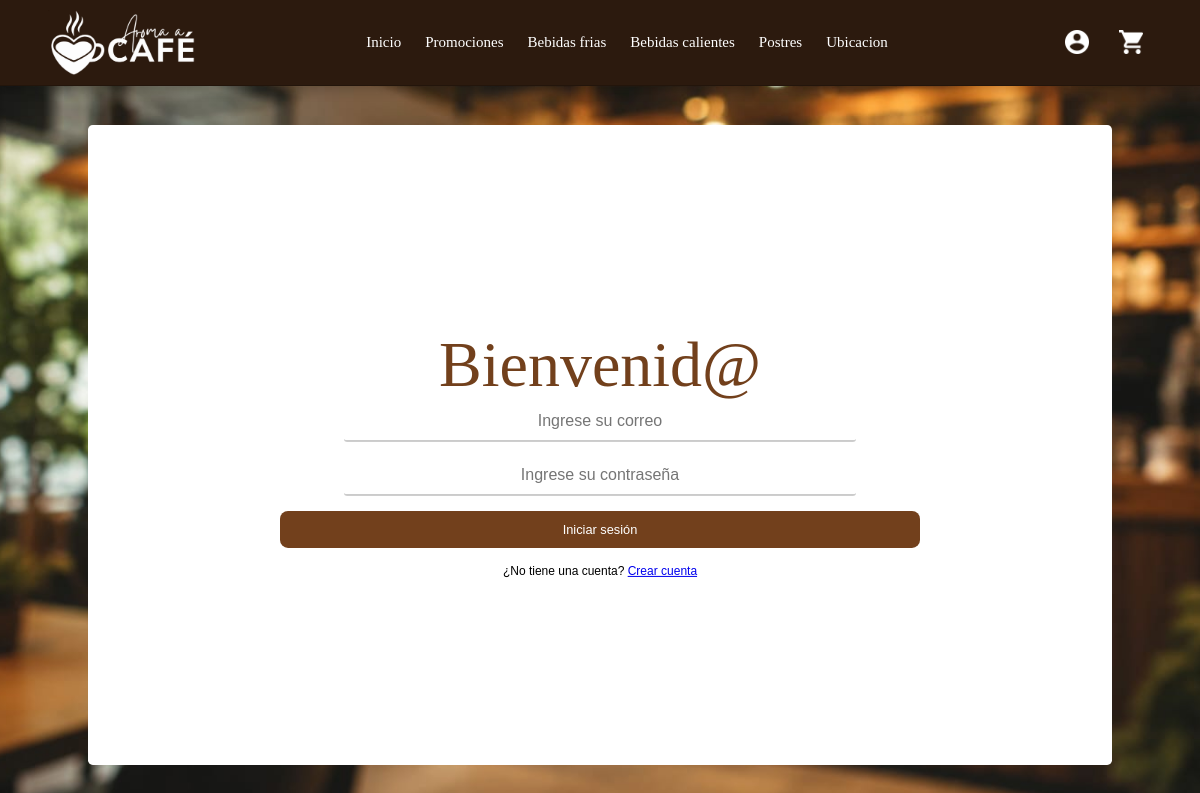
The page /login.php on the database its author committed.
### tables this page shows
CREATE TABLE `categorias` (
  `id_categoria` int(11) NOT NULL,
  `nombre` varchar(30) NOT NULL,
  `descripcion` varchar(100) DEFAULT NULL
);

### includes/header-menu.php (the view, shortened to what this page needs)
<?php
require_once __DIR__ . '/../config/conexion.php';
try {
    $stmtCategoriasMenu = $conexion->query(
        "SELECT id_categoria, nombre FROM categorias ORDER BY id_categoria ASC"
    );
    $categoriasMenu = $stmtCategoriasMenu ? $stmtCategoriasMenu->fetchAll(PDO::FETCH_ASSOC) : [];
} catch (PDOException $e) {
    $categoriasMenu = [];
}
?>
<header id="main-header" class="site-header">
    <div class="header-container">
        <a href="index.php#inicio" class="header-brand">
            <img
                src="img/Logo/logotipo.jpeg"
                alt="logotipo de Aroma a Café"
                class="header-isotipo"
            >
        </a>
        <nav class="header-navbar" id="header-navbar" aria-label="Menú principal">
            <ul class="header-menu" id="header-menu">
                <li><a href="index.php#inicio">Inicio</a></li>
                <li><a href="index.php#promociones">Promociones</a></li>
                <?php foreach ($categoriasMenu as $categoriaMenu): ?>
                    <li>
                        <a href="index.php#categoria-<?= (int) $categoriaMenu['id_categoria'] ?>">
                            <?= htmlspecialchars($categoriaMenu['nombre'], ENT_QUOTES, 'UTF-8') ?>
                        </a>
                    </li>
                <?php endforeach; ?>
                <li><a href="index.php#nosotros">Ubicacion</a></li>
            </ul>
        </nav>
        <div class="header-actions">
            <?php if (isset($_SESSION['id_usuario'])): ?>
                <span class="nombre-usuario" style="margin-right: 15px; font-weight: 600; color: white;">
                    Hola, <?php echo htmlspecialchars($_SESSION['nombre'], ENT_QUOTES, 'UTF-8'); ?>
                </span>
                <a href="logout.php" class="header-icon-btn" style="text-decoration: none; color: #f18aa2; font-weight: bold; margin-right: 15px;" aria-label="Cerrar sesión">
                    Cerrar sesión
                </a>
            <?php else: ?>
                <button type="button" class="header-icon-btn" id="boton-login" aria-label="Iniciar sesión">
                    <img src="img/iconos/icon-usuario.png" alt="Iniciar sesión">
                </button>
            <?php endif; ?>
            <button type="button" class="header-icon-btn" id="boton-carrito" aria-label="Ver carrito">
                <img src="img/iconos/icon-carrito.png" alt="Ver carrito">
            </button>
        </div>
    </div>
</header>

### css/header-menu.css (style rules this page uses)
.site-header { position: fixed; top: 0; left: 0; width: 100%; z-index: 2000; background-color: #2C1A0E; border-bottom: 1px solid rgba(0, 0, 0, 0.2); box-shadow: 0 3px 12px rgba(0, 0, 0, 0.2); transition: top 0.4s ease; }
.header-container { width: min(1200px, 92%); min-height: 75px; margin: 0 auto; padding: 10px 0; display: flex; align-items: center; justify-content: space-between; gap: 25px; box-sizing: border-box; }
.header-brand { display: flex; align-items: center; flex-shrink: 0; color: #ffffff; text-decoration: none; }
.header-isotipo { width: 150px; height: auto; object-fit: contain; display: block; }
.header-navbar { flex: 1; }
.header-menu { margin: 0; padding: 0; display: flex; align-items: center; justify-content: center; gap: 24px; list-style: none; }
.header-menu li { margin: 0; padding: 0; }
.header-menu a { position: relative; color: #ffffff; font-family: "Roboto Slab", serif; font-size: 15px; font-weight: 400; text-decoration: none; white-space: nowrap; transition: color 0.3s ease; }
.header-menu a::after { content: ""; position: absolute; left: 0; bottom: -6px; width: 0; height: 2px; background-color: #c87444; transition: width 0.3s ease; }
.header-actions { display: flex; align-items: center; gap: 12px; flex-shrink: 0; }
.header-icon-btn { width: 42px; height: 42px; padding: 8px; display: flex; align-items: center; justify-content: center; background-color: transparent; border: none; border-radius: 50%; cursor: pointer; transition: background-color 0.3s ease, transform 0.2s ease; }
.header-icon-btn img { width: 24px; height: 24px; object-fit: contain; }

### css/login.css (style rules this page uses)
* { font-family: "Arial"; margin: 0; padding: 0; text-align: center; }
:root { --bg-color:#D3D1DF; --bg-form-color:#FFFFFF; --bg-banner-color:#F4F5F9; --border-input-color: #CBCBCB; --primary-color: #72401c; }
body { width: 100%; min-height: 100vh; margin: 0; background-color: var(--bg-color); background-image: url("../img/backgounds/fondo_login.jpeg"); background-size: cover; background-position: center; background-repeat: no-repeat; }

### rows shown on the page
categorias: nombre "Bebidas frias"
categorias: nombre "Bebidas calientes"
categorias: nombre "Postres"
